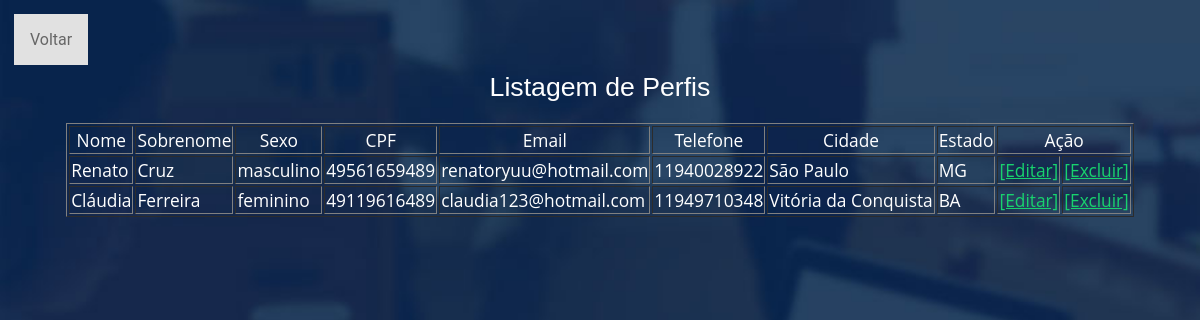
The page /php/listarperfil.php on the database its author committed.
### tables this page shows
CREATE TABLE IF NOT EXISTS `perfil` (
  `nome_perfil` varchar(100) NOT NULL,
  `sobrenome_perfil` varchar(100) NOT NULL,
  `sexo_perfil` varchar(20) NOT NULL,
  `cpf_perfil` bigint(11) NOT NULL,
  `email_perfil` varchar(40) NOT NULL,
  `tel_perfil` bigint(30) NOT NULL,
  `cidade_perfil` varchar(40) NOT NULL,
  `estado_perfil` varchar(40) NOT NULL,
  PRIMARY KEY (`cpf_perfil`)
);

### php/listarperfil.php (the view, shortened to what this page needs)
<!doctype html>
<html lang="pt-br">
<head>
<link rel="stylesheet" type="text/css" href="../css/style2.css"/>
<link rel="stylesheet" type="text/css" href="../css/but2.css"/>
<link rel="stylesheet" type="text/css" href="../css/but1.css"/>
<link rel="stylesheet" href="../css/style.css" type="text/css">
</head>
<body id="cad1">
<a href="../index.html" class="hvr-sweep-to-left">Voltar</a>
<?php
include "conexao.php";
$query = mysqli_query($sql,"select * from perfil");
?>
<center>
<h3>Listagem de Perfis</h3>
<table border="1">
<tr id=table >
<td align="center">Nome</td>
<td align="center">Sobrenome</td>
<td align="center">Sexo</td>
<td align="center">CPF</td>
<td align="center">Email</td>
<td align="center">Telefone</td>
<td align="center">Cidade</td>
<td align="center">Estado</td>
<td align="center" colspan="2">Ação</td>
</tr>
<?php
	while($row = mysqli_fetch_array($query)){
	$nome = $row['nome_perfil'];
	$snome = $row['sobrenome_perfil'];
	$sexo = $row['sexo_perfil'];
	$cpf = $row['cpf_perfil'];
	$email = $row['email_perfil'];
	$telefone  = $row['tel_perfil'];
	$cidade = $row['cidade_perfil'];
	$estado = $row['estado_perfil'];
	echo"
	<tr>
	<td>$nome</td>
	<td>$snome</td>
	<td>$sexo</td>
	<td>$cpf</td>
	<td>$email</td>
	<td>$telefone</td>
	<td>$cidade</td>
	<td>$estado</td>
	<td><a href=\"alterarperfil.php?cpf_perfil=$cpf\">[Editar]</a></td>
	<td><a href=\"deleteperfil.php?cpf_perfil=$cpf\">[Excluir]</a></td>
	</td>";
	}
?>
</table>
</center>
</body>
</html>

### css/style2.css (style rules this page uses)
* { margin: 0.5; padding: 0.5; }
body, input, select, textarea, button { font-family: sans-serif; font-size: 1em; }

### css/but2.css (style rules this page uses)
p, [class^="hvr-"] { font-family: 'Roboto', sans-serif; }
[class^="hvr-"] { margin: .4em; padding: 1em; cursor: pointer; background: #e1e1e1; text-decoration: none; color: #666; -webkit-tap-highlight-color: rgba(0,0,0,0); -webkit-font-smoothing: antialiased; -moz-osx-font-smoothing: grayscale; }

### css/style.css (style rules this page uses)
body { background: #fff; color: #666666; font-family: "Open Sans", sans-serif; }
a { color: #18d26e; transition: 0.5s; }
h1, h2, h3, h4, h5, h6 { font-family: "Montserrat", sans-serif; font-weight: 400; margin: 0 0 20px 0; padding: 0; color:white; }

### php/listarperfil.php (style rules this page uses)
h3 { color:white; font-size: 20pt; }
table { color:white; font-size: 13pt; }
body { background-image: url('../img/bg2.jpg'); background-attachment: fixed; background-size: cover; background-repeat: no-repeat; align: center; }

### rows shown on the page
perfil: nome_perfil "Renato", sobrenome_perfil "Cruz", sexo_perfil "masculino", cpf_perfil "49561659489", email_perfil "renatoryuu@hotmail.com", tel_perfil "11940028922", cidade_perfil "São Paulo", estado_perfil "MG"
perfil: nome_perfil "Cláudia", sobrenome_perfil "Ferreira", sexo_perfil "feminino", cpf_perfil "49119616489", email_perfil "claudia123@hotmail.com", tel_perfil "11949710348", cidade_perfil "Vitória da Conquista", estado_perfil "BA"
